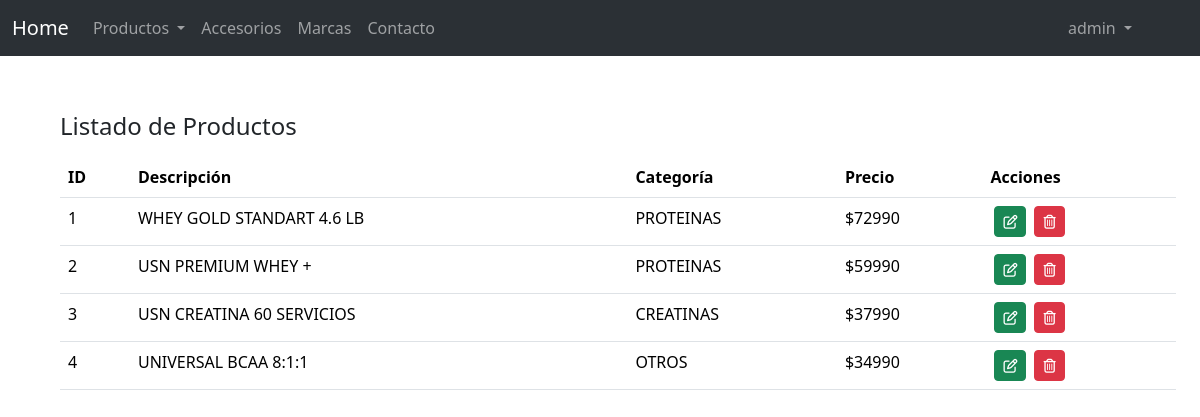
The app's page /productos/administrar/ (signed in) with its own data.
### ProductosApp/models.py (models this page shows, shortened)
class Producto(models.Model):
    descripcion   = models.CharField(max_length=100)
    categoria     = models.ForeignKey(Categoria, on_delete=models.CASCADE, null=True, blank=True)
    precio        = models.IntegerField()
    oferta        = models.BooleanField()
    precio_oferta = models.IntegerField()
    activo        = models.BooleanField()

class Categoria(models.Model):
    descripcion = models.CharField(max_length=50)
    activa      = models.BooleanField()

### ProductosApp/views.py (the view)
# urls.py: path('administrar/', administrar_productos, name="administrar_productos"),
@login_required
def administrar_productos(request):
    usuario = request.user
    usuario = User.objects.get(username=usuario)
    if not usuario.is_superuser:
        return redirect('home_productos')
    contexto = {
        "title" : "Administrar Productos",
        "productos" : Producto.objects.all().select_related('categoria')
    }
    return render(request, "ProductosApp/admin/listado_productos.html", contexto)

### proyecto_final/templates/ProductosApp/admin/listado_productos.html (shortened to what this page needs)
{% extends "proyecto_final/home.html" %}
{% load static %}
{% block content %}
<main class="d-flex flex-column justify-content-center">
    <h4 class="my-2">Listado de Productos</h4>
    {% if productos %}
    <table class="table my-2">
        <thead>
            <tr>
                <th>ID</th>
                <th>Descripción</th>
                <th>Categoría</th>
                <th>Precio</th>
                <th class="align-items-center">Acciones</th>
            </tr>
        </thead>
        <tbody>
            {% for item in productos %}
            <tr>
                <td>{{ item.id }}</td>
                <td>{{ item.descripcion }}</td>
                <td>{{ item.categoria.descripcion }}</td>
                <td>${{ item.precio }}</td>
                <td class="d-flex">
                    <a href="{% url 'editar_producto' item.id %}" class="btn btn-success btn-sm mx-1"><i class="fa-regular fa-pen-to-square"></i></a>
                    <a href="#" class="btn btn-danger btn-sm mx-1"><i class="fa-regular fa-trash-can"></i></a>
                </td>
            </tr>
            {% endfor %}
        </tbody>
    </table>
    {% else %}
    <div class="alert alert-danger my-2" role="alert">
        No existen productos creados!
    </div>
    {% endif %}
</main>
{% endblock %}

### proyecto_final/templates/proyecto_final/home.html (shortened to what this page needs)
<!DOCTYPE html>
<html lang="en">
<head>
    {% load static %}
    <link href="https://cdn.jsdelivr.net/npm/bootstrap@5.3.1/dist/css/bootstrap.min.css" rel="stylesheet"
>
    <link rel="stylesheet" href="https://cdnjs.cloudflare.com/ajax/libs/font-awesome/6.4.0/css/all.min.css">
    <link href="https://unpkg.com/aos@2.3.1/dist/aos.css" rel="stylesheet">
</head>
<body>
    <nav class="navbar bg-dark navbar-expand-lg bg-body-tertiary" data-bs-theme="dark">
        <div class="container-fluid">
            <a class="navbar-brand" href="{% url 'home_productos' %}">Home</a>
            <div class="collapse navbar-collapse" id="navbarSupportedContent">
                <ul class="navbar-nav me-auto mb-2 mb-lg-0">
                    <li class="nav-item dropdown">
                        <a class="nav-link dropdown-toggle" href="#" role="button" data-bs-toggle="dropdown"
                            aria-expanded="false">
                            Productos
                        </a>
                    </li>
                    <li class="nav-item">
                        <a class="nav-link" aria-current="page" href="#">Accesorios</a>
                    </li>
                    <li class="nav-item">
                        <a class="nav-link" href="#">Marcas</a>
                    </li>
                    <li class="nav-item">
                        <a class="nav-link" href="#">Contacto</a>
                    </li>
                </ul>
                {% if user.is_authenticated %}
                <ul class="navbar-nav me-5 mb-2 mb-lg-0">
                    <li class="nav-item dropdown">
                        <a class="nav-link dropdown-toggle" href="#" role="button" data-bs-toggle="dropdown"
                            aria-expanded="false">
                            {{ user.username }}
                        </a>
                    </li>
                </ul>
                {% else %}
                <a href="{% url 'login' %}" class="btn btn-primary">Cuenta</a>
                {% endif %}
            </div>
        </div>
    </nav>
    <main class="container m-5">
        {% block content %}
        {% endblock %}
    </main>
</body>
</html>

### records on screen
Producto: id "1", descripcion "WHEY GOLD STANDART 4.6 LB", categoria.descripcion "PROTEINAS", precio "72990"
Producto: id "2", descripcion "USN PREMIUM WHEY +", categoria.descripcion "PROTEINAS", precio "59990"
Producto: id "3", descripcion "USN CREATINA 60 SERVICIOS", categoria.descripcion "CREATINAS", precio "37990"
Producto: id "4", descripcion "UNIVERSAL BCAA 8:1:1", categoria.descripcion "OTROS", precio "34990"

### other values on screen
{{ user.username }} "admin"
